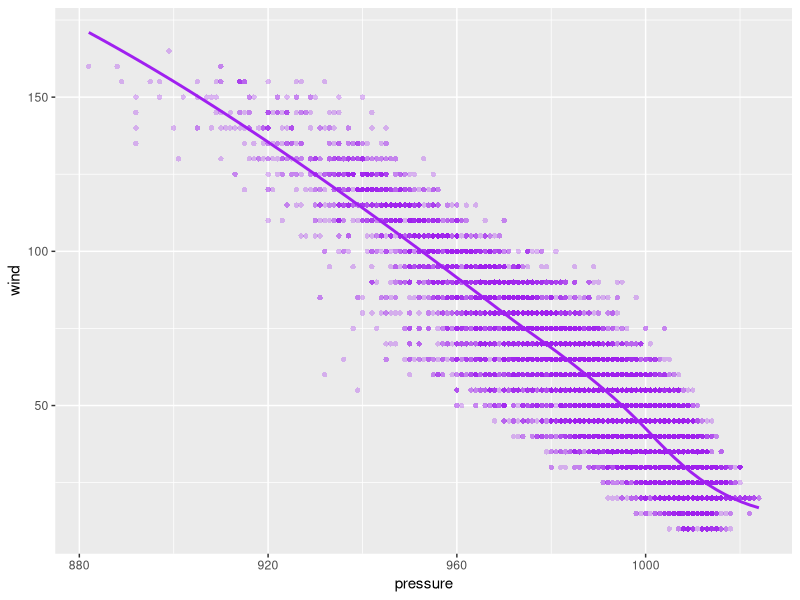

Source code (R):
## ---- chunk 1
library(tidyverse)
library(ggplot2)

## ---- chunk 2
ggplot(data = storms, mapping = aes(x = pressure, y = wind)) +
  geom_point(color = 'purple',
             alpha = 0.3, shape = 16) +
  geom_smooth(method = 'loess', color = 'purple', se = FALSE)

      
       



